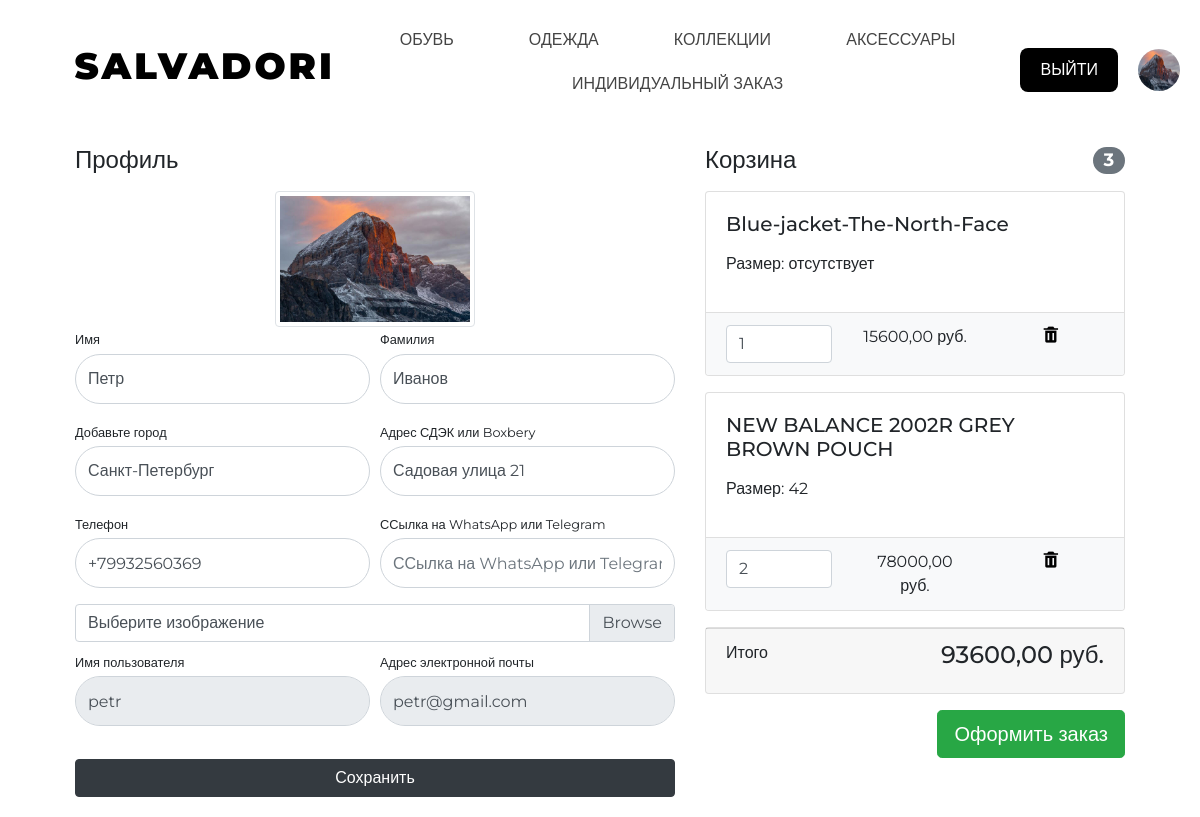
The page /users/profile/ (signed in) on the database its author committed.
### products/models.py (models this page shows, shortened)
class ProductCategory(models.Model):
    name = models.CharField(max_length=256)
    description = models.TextField(null=True, blank=True)
    class Meta:
        verbose_name = 'category'
        verbose_name_plural = 'categories'

class Basket(models.Model):
    user = models.ForeignKey(to=Users, on_delete=models.CASCADE)
    product = models.ForeignKey(to=Product, on_delete=models.CASCADE)
    size = models.ForeignKey(Size, null=True, blank=True, on_delete=models.SET_NULL)  # Добавляем поле для размера
    quantity = models.PositiveSmallIntegerField(default=0)
    created_timestamp = models.DateTimeField(auto_now_add=True)
    objects = BasketQuerySet.as_manager()
    def sum(self):
        return self.product.price * self.quantity

class Product(models.Model):
    name = models.CharField(max_length=256)
    description = models.TextField(null=True, blank=True)
    price = models.DecimalField(max_digits=10, decimal_places=2)
    main_image = models.ImageField(upload_to='products_images', blank=False)  # Основное изображение (постер)
    additional_images = models.ManyToManyField('ProductImage', blank=True, related_name='additional_images_for_product')  # Дополнительные изображения
    in_stock = models.BooleanField(default=False)
    category = models.ForeignKey(ProductCategory, on_delete=models.CASCADE)
    created_at = models.DateTimeField(auto_now_add=True)
    class Meta:
        verbose_name = 'product'
        verbose_name_plural = 'products'

class Size(models.Model):
    name = models.CharField(max_length=50)
    product = models.ForeignKey(Product, on_delete=models.CASCADE)
    class Meta:
        verbose_name = 'size to product'
        verbose_name_plural = 'size to products'

### users/models.py (models this page shows)
class Users(AbstractUser):
    email = models.EmailField(unique=True, blank=True)
    image = models.ImageField(upload_to='users_images', null=True, blank=True)
    city = models.CharField(max_length=50, null=True, blank=True)
    address = models.CharField(max_length=100, null=True, blank=True)
    phone = models.CharField(max_length=20, null=True, blank=True)
    telegram_account = models.URLField(null=True, blank=True)
    is_verified_email = models.BooleanField(default=False)

### users/views.py (the view)
# urls.py: path('profile/', profile, name='profile'),
@login_required()
def profile(request):
    categories = ProductCategory.objects.all()
    if request.method == 'POST':
        form = UserProfileForm(instance=request.user, data=request.POST, files=request.FILES)
        if form.is_valid():
            form.save()
            return HttpResponseRedirect(reverse('users:profile'))
    else:
        form = UserProfileForm(instance=request.user)
    baskets = Basket.objects.filter(user=request.user)
    context = {
        'title': 'Личный кабинет',
        'form': form,
        'baskets': baskets,
        'categories': categories,
    }
    return render(request, 'users/profile.html', context)

### products/models.py (called while the page is built)
    def total_sum(self):
        return sum(basket.sum() for basket in self)

    def total_quantity(self):
        return sum(basket.quantity for basket in self)

### users/templates/users/profile.html (shortened to what this page needs)
{% load static %}
<!DOCTYPE html>
<html lang="en">
<head>
    <link href="{% static 'vendor/bootstrap/css/bootstrap.min.css' %}" rel="stylesheet">
    <link href="{% static 'vendor/style/profile.css' %}" rel="stylesheet">
    <link href="{% static 'vendor/style/style.css' %}" rel="stylesheet">
    <link href='https://unpkg.com/boxicons@2.1.4/css/boxicons.min.css' rel='stylesheet'>
</head>
<body>
<nav class="navbar">
    <div class="navbar-container container">
        <ul class="menu-items">
            {% for category in categories %}
                <a href="{% url 'category_paginator' category_id=category.id page_number=1 %}">
                    <li>{{ category.name }}</li>
                </a>
            {% endfor %}
            <a href="#">
                <li>Индивидуальный заказ</li>
            </a>
        </ul>
        <div class="profile">
        {% if user.is_authenticated %}
            <a href="{% url 'users:logout' %}" class="logout-login">ВЫЙТИ</a>
            <a href="{% url 'users:profile' %}">
                {% if user.image %}
                    <img src="{{ user.image.url }}" alt="">
                {% else %}
                    <i class='bx bxs-user-circle'></i>
                {% endif %}
            </a>
        {% else %}
            <a href="{% url 'users:login' %}" class="logout-login">ВОЙТИ</a>
        {% endif %}
        </div>
        <h1 class="logo"><a href="{% url 'index' %}">Salvadori</a></h1>
    </div>
</nav>
<div class="container">
    <div class="row">
        <div class="col-lg-7">
            <h4 class="mt-3 mb-3">Профиль</h4>
            <div class="col-lg-12 text-center">
                <img width="200" height="200"
                     src="{% if user.image %} {{ user.image.url }} {% else %} {% static 'vendor/img/default_avatar.jpg' %} {% endif %}"
                     class="img-thumbnail">
            </div>
            <form action="{% url 'users:profile' %}" method="post" enctype="multipart/form-data">
                <div class="form-row">
                    <div class="col-lg-6">
                        <div class="form-group">
                            <label class="small mb-1" for="{{ form.first_name.id_for_label }}">Имя</label>
                            {{ form.first_name }}
                        </div>
                    </div>
                    <div class="col-lg-6">
                        <div class="form-group">
                            <label class="small mb-1" for="{{ form.last_name.id_for_label }}">Фамилия</label>
                            {{ form.last_name }}
                        </div>
                    </div>
                    <div class="col-lg-6">
                        <div class="form-group">
                            <label class="small mb-1" for="{{ form.city.id_for_label }}">Добавьте город</label>
                            {{ form.city }}
                        </div>
                    </div>
                    <div class="col-lg-6">
                        <div class="form-group">
                            <label class="small mb-1" for="{{ form.address.id_for_label }}">Адрес СДЭК или Boxbery</label>
                        {{ form.address }}
                        </div>
                    </div>
                    <div class="col-lg-6">
                        <div class="form-group">
                            <label class="small mb-1" for="{{ form.phone.id_for_label }}">Телефон</label>
                            {{ form.phone }}
                        </div>
                    </div>
                    <div class="col-lg-6">
                        <div class="form-group">
                            <label class="small mb-1" for="{{ form.telegram_account.id_for_label }}">ССылка на WhatsApp или Telegram</label>
                            {{ form.telegram_account }}
                        </div>
                    </div>
                </div>
                <div class="form-row mb-2">
                    <div class="col-lg-12">
                        <div class="custom-file">
                            <label class="custom-file-label" for="{{ form.image.id_for_label }}">Выберите изображение</label>
                        </div>
                    </div>
                </div>
                <div class="form-row">
                    <div class="col-lg-6">
                        <label class="small mb-1" for="{{ form.username.id_for_label }}">Имя пользователя</label>
                        {{ form.username }}
                    </div>
                    <div class="col-lg-6">
                        <label class="small mb-1" for="{{ form.email.id_for_label }}">Адрес электронной почты</label>
                        {{ form.email }}
                    </div>
                </div>
                <div class="form-row">
                    <div class="col-lg-12" style="margin-top: 33px;">
                        <input class="btn btn-info btn-block bg-dark border-dark" type="submit" value="Сохранить">
                    </div>
                </div>
            </form>
        </div>
        <div class="col-lg-5">
            {% include 'products/baskets.html' %}
        </div>
    </div>
</div>
</body>
</html>

### products/templates/products/baskets.html (shortened to what this page needs)
{% if baskets %}
    <h4 class="mt-3 mb-3 d-flex justify-content-between align-items-center mb-3">
                Корзина <span class="badge badge-secondary badge-pill">{{ baskets.total_quantity }}</span>
            </h4>
    {% for basket in baskets %}
        <div class="card mb-3">
        <div class="card-body">
            <h5 class="card-title">{{ basket.product.name }}</h5>
            {% if basket.size %}
                <p>Размер: {{ basket.size.name }}</p>
            {% else %}
                <p>Размер: отсутствует</p>
            {% endif %}
        </div>
        <ul class="list-group list-group-flush">
            <li class="list-group-item bg-light">
                <div class="row text-center">
                    <div class="col-lg-4">
                        <input name="basketID" type="number" class="form-control"
                               value="{{ basket.quantity }}" min="0">
                    </div>
                    <div class="col-lg-4">{{ basket.sum }} руб.</div>
                    <div class="col-lg-4">
                        <a href="{% url 'basket_remove' basket.id %}">
                            <i class='bx bxs-trash' style="font-size: 1.2em;"></i>
                        </a>
                    </div>
                </div>
            </li>
        </ul>
    </div>
    {% endfor %}
    <div class="card mb-3">
        <div class="card-footer">
            <p class="float-left">Итого</p>
            <h4 class="float-right">{{ baskets.total_sum }} руб.</h4>
        </div>
    </div>
    <a class="btn btn-success btn-lg float-right" href="../orders/order-create.html">
        Оформить заказ
    </a>
{% endif %}

### rows shown on the page
ProductCategory: name "ОБУВЬ"
ProductCategory: name "ОДЕЖДА"
ProductCategory: name "КОЛЛЕКЦИИ"
ProductCategory: name "АКСЕССУАРЫ"
Users: image (picture), first_name "Петр", last_name "Иванов", city "Санкт-Петербург", address "Садовая улица 21", phone "+79932560369", username "petr", email "petr@gmail.com"
Basket: total_quantity "3", product.name "Blue-jacket-The-North-Face", shows "Размер: отсутствует", basketID "1", sum "15600,00", total_sum "93600,00"
Basket: product.name "NEW BALANCE 2002R GREY BROWN POUCH", size.name "42", basketID "2", sum "78000,00"
